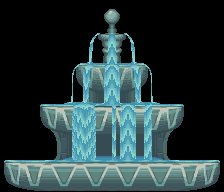

Below is a game level as drawn by its tile map, then a one-line description and the .tmx file that defines it, in full:
An orthogonal 14x12 tile map with 16x16 px tiles, 1 tile layer (Tile Layer 1).

<map version="1.9" tiledversion="1.9.0" orientation="orthogonal" renderorder="right-down" width="14" height="12" tilewidth="16" tileheight="16" infinite="0" nextlayerid="2" nextobjectid="1">
 <tileset firstgid="1" source="BoosterForestTileset.tsx" />
 <layer id="1" name="Tile Layer 1" width="14" height="12">
  <data encoding="csv">
0,0,0,0,0,0,679,680,0,0,0,0,0,0,
716,717,718,719,720,721,722,723,724,725,726,0,0,0,
759,760,761,762,763,764,765,766,767,768,769,0,0,0,
802,803,804,805,806,807,808,809,810,811,812,0,0,0,
845,846,847,848,849,850,851,852,853,854,855,856,0,0,
888,889,890,891,892,893,894,895,896,897,898,899,0,0,
931,932,933,934,935,936,937,938,939,940,941,942,0,0,
974,975,976,977,978,979,980,981,982,983,984,985,0,0,
1017,1018,1019,1020,1021,1022,1023,1024,1025,1026,1027,1028,0,0,
1060,1061,1062,1063,1064,1065,1066,1067,1068,1069,1070,1071,0,0,
1103,1104,1105,1106,1107,1108,1109,1110,1111,1112,1113,1114,1115,1116,
1146,1147,1148,1149,1150,1151,1152,1153,1154,1155,1156,1157,1158,1159
</data>
 </layer>
</map>
